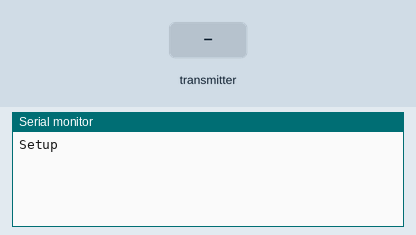
Recording of a sketch running on a simulated Arduino Uno, built with avr-gcc and run on an emulated ATmega328P. Shown: the last lines printed to the serial monitor. The test bench sets the inputs (shaded band). No radio packets arrive unless stated.

Above: at 2.2 s.
2.3 s: the transmitter starts sending distance = 0
At 2.46 s:
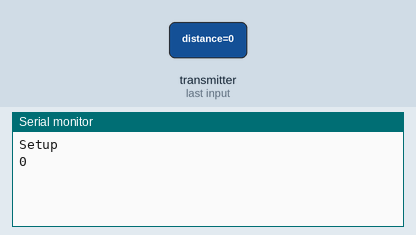
4.2 s: the transmitter starts sending distance = 256
At 4.46 s:
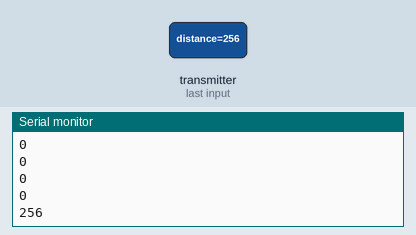

The sketch:

TX_APIN_RF_demo.ino
```cpp
#include<nRF24L01.h>
#include<RF24.h>
#include <ArduinoJson.h>

RF24 radio(4,5);

struct sensorData {
  String id;
  int distance, strength, temprature;
};

sensorData data;


void setup(){
  delay(1000);
  Serial.begin(115200);
  Serial.println("Setup");
  radio.begin();
  radio.setChannel(5);
  radio.setDataRate(RF24_250KBPS);
  radio.setPALevel(RF24_PA_MAX);
  radio.openReadingPipe(1, 0x1234567890LL);
  radio.startListening();
}

void loop(){
  if (radio.available()){
    radio.read(&data, sizeof(sensorData));
    Serial.println(data.distance);
    delay(200);
  }
}
```

Measured:
- after the input at 2.3 s, the serial monitor: prints a new line at once (image 1)
- after the input at 4.2 s, the serial monitor: prints a new line after 0.11 s (image 2)
